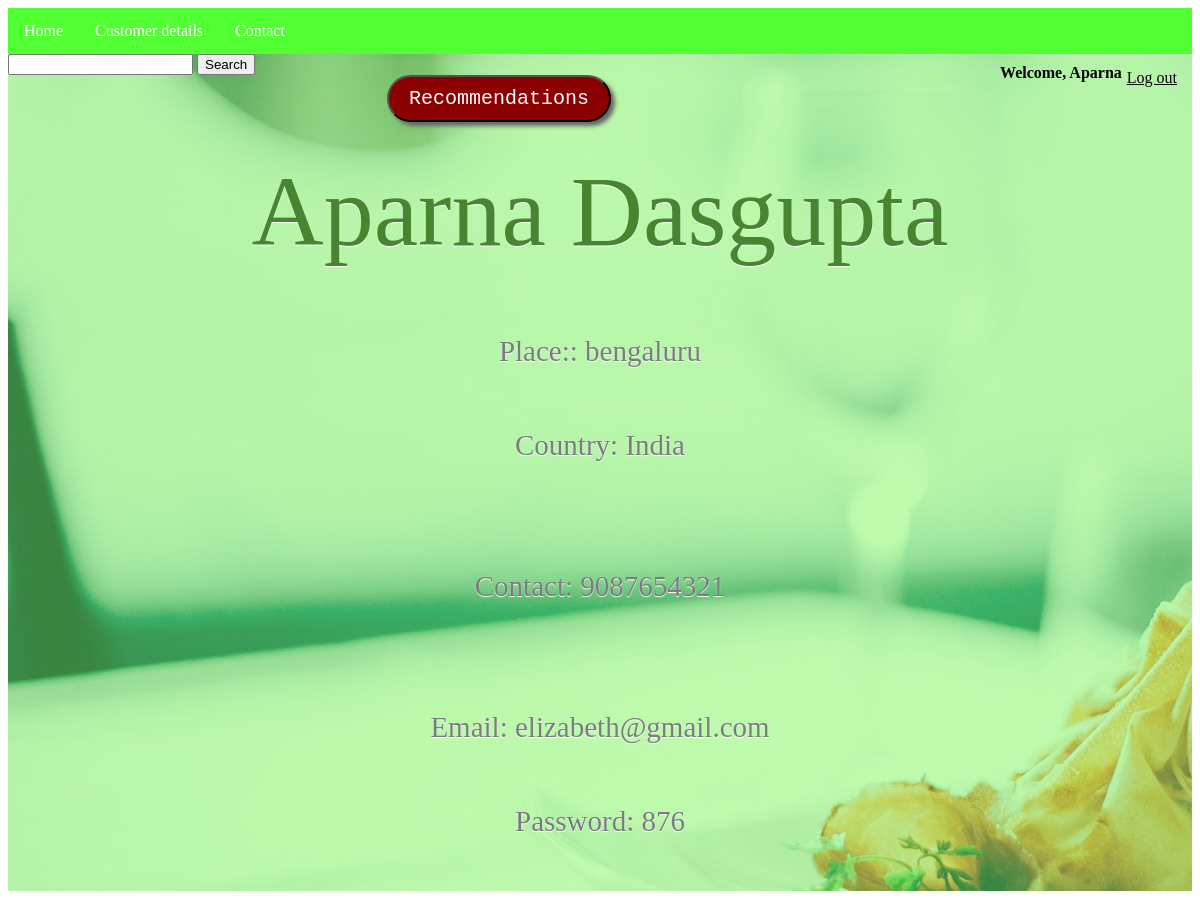
Page /cus_details.php (signed in) on the committed database.
### tables this page shows
CREATE TABLE `cus_register` (
  `cusername` varchar(50) NOT NULL,
  `name` varchar(100) NOT NULL,
  `place` varchar(50) NOT NULL,
  `country` varchar(50) NOT NULL,
  `contact` bigint(10) NOT NULL,
  `email` varchar(100) NOT NULL,
  `password` varchar(50) NOT NULL,
  PRIMARY KEY (`cusername`),
  UNIQUE KEY `cusername` (`cusername`)
);

### cus_details.php (the view, shortened to what this page needs)
<?php
	$username = $_SESSION['username'];
	include('connect.php');
	$query = "select name, place, country, contact, email, password from cus_register where cusername = '$username'";
	$result = mysqli_query($db, $query);
?>
<!DOCTYPE html>
<html>
<head>
</head>
<body>
<div class="tinted-image">
<ul>
  <li><a class="active" href="cus_home.php">Home</a></li>
  <li><a href="cus_details.php">Customer details</a></li>
  <li><a href="contact.html">Contact</a></li>
</ul>
<div style="float:right; color:black;padding:10px">
         <strong>
    <?php
        echo "Welcome, ";echo $_SESSION['username'];
         ?></strong>
    <a style="float:right; color:black;padding:5px" href="logout.php">Log out</a>
</div>
<form action="search.php" method="POST">
    <input type="text" name="query" />
    <input type="submit" value="Search" />
</form>
<form action="recommendation.php" method="POST">
<center><input type="submit" name="recommendations" value="Recommendations" class="btn"></center>
</form>
<article>
	<?php while($row=mysqli_fetch_array($result, MYSQLI_ASSOC))
  {
	echo "<h6> ".$row['name']." </h6><br>";
	echo "<p> Place:: ".$row['place']."</p>";
	echo "<p>Country: ".$row['country']."</p><br>";
	echo "<p>Contact: ".$row['contact']."</p><br>";
	echo "<p>Email: ".$row['email']."</p>";
	echo "<p>Password: ".$row['password']."</p><br>";
  }?>
  </article>
  </div>
</body>
</html>

### cus_details.php (style rules this page uses)
h6 { color: #478530; font-family: "Great Vibes", cursive; font-size: 100px; line-height: 100px; font-weight: normal; margin-bottom: 0px; margin-top: 40px; text-align: center; text-shadow: 0 1px 1px #fff; }
p { color: #7a7c7f; font-size: 29px; font-family: "Libre Baskerville", serif; line-height: 45px; text-align: center; text-shadow: 0 1px 1px #fff; padding-top: 20px; }
ul { list-style-type: none; margin: 0; padding: 0; overflow: hidden; background-color: #52ff33; }
li { float: left; }
li a { display: block; color: white;x text-align: center; padding: 14px 16px; text-decoration: none; }
.btn { background: #8b0000; background-image: -webkit-linear-gradient(top, #8b0000, #8b0000); background-image: -moz-linear-gradient(top, #8b0000, #8b0000); background-image: -ms-linear-gradient(top, #8b0000, #8b0000); background-image: -o-linear-gradient(top, #8b0000, #8b0000); background-image: linear-gradient(to bottom, #8b0000, #8b0000); -webkit-border-radius: 28; -moz-border-radius: 28; border-radius: 28px; -webkit-box-shadow: 4px 4px 4px #666666; -moz-box-shadow: 4px 4px 4px #666666; box-shadow: 4px 4px 4px #666666; font-family: Courier New; color: #ffffff; font-size: 20px; padding: 10px 20px 10px 20px; text-align: center; text-decoration: none; }
.tinted-image { background: linear-gradient( rgba(125, 254, 76, 0.45), rgba(125, 254, 76, 0.45) ), url(image.jpg); background-repeat: no-repeat; }

### rows in the picture
cus_register: name "Aparna Dasgupta", place "bengaluru", country "India", contact "9087654321", email "elizabeth@gmail.com", password "876"

### other values in the picture
$_SESSION['username'] "Aparna"
